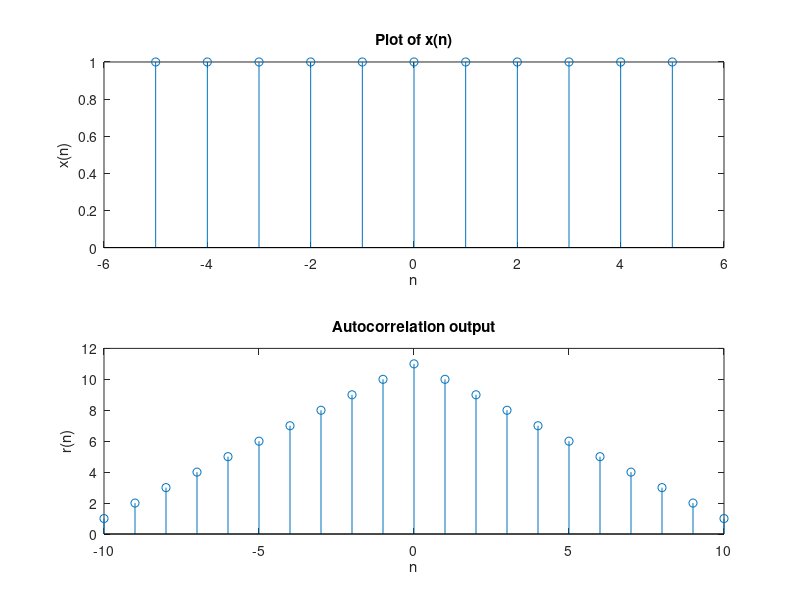

Here is the MATLAB script that generated this plot:
clc; 
clear all; 
close all;
n = -5:5; 
x = ones(1,11); 
[r,lag] = xcorr(x, x);
disp ('Auto correlation sequence r(n) is ');
disp(r); 
subplot(2,1,1); 
stem (n, x);
xlabel('n');
ylabel('x(n)');
title('Plot of x(n)');
subplot(2,1,2);
stem(lag,r);
title('Autocorrelation output');
xlabel('n');
ylabel('r(n)');

%Verificaion of the auto correlation properties
Energy = sum(x.^2);
center_index= ceil(length(r)/2);
r_0=r(center_index);
if r_0==Energy
 disp('Rxx(0) gives energy -- proved');
else
 disp('Rxx(0) gives energy -- not proved');
end